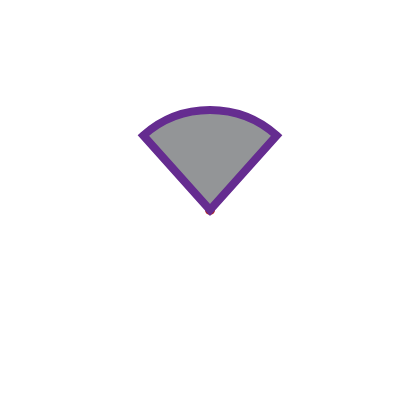

This figure's Vega-Lite source:
### Vega specification from a JSON file in a GitHub repository (floating-point values rounded to 4 significant figures)
{"$schema": "https://vega.github.io/schema/vega/v6.json", "width": 200, "height": 200, "padding": 5, "signals": [{"name": "startAngle", "value": -0.73, "bind": {"input": "range", "min": -6.28, "max": 6.28}}, {"name": "endAngle", "value": 0.73, "bind": {"input": "range", "min": -6.28, "max": 6.28}}, {"name": "padAngle", "value": 0, "bind": {"input": "range", "min": 0, "max": 1.57}}, {"name": "innerRadius", "value": 0, "bind": {"input": "range", "min": 0, "max": 100, "step": 1}}, {"name": "outerRadius", "value": 50, "bind": {"input": "range", "min": 0, "max": 100, "step": 1}}, {"name": "cornerRadius", "value": 0, "bind": {"input": "range", "min": 0, "max": 50, "step": 1}}, {"name": "strokeWidth", "value": 4, "bind": {"input": "range", "min": 0, "max": 10, "step": 0.5}}, {"name": "color", "value": "both", "bind": {"input": "radio", "options": ["fill", "stroke", "both"]}}, {"name": "x", "value": 100}, {"name": "y", "value": 100}], "marks": [{"type": "symbol", "interactive": false, "encode": {"enter": {"fill": {"value": "firebrick"}, "size": {"value": 25}}, "update": {"x": {"signal": "x"}, "y": {"signal": "y"}}}}, {"type": "arc", "encode": {"enter": {"fill": {"value": "#939597"}, "stroke": {"value": "#652c90"}}, "update": {"x": {"signal": "x"}, "y": {"signal": "y"}, "startAngle": {"signal": "startAngle"}, "endAngle": {"signal": "endAngle"}, "innerRadius": {"signal": "innerRadius"}, "outerRadius": {"signal": "outerRadius"}, "cornerRadius": {"signal": "cornerRadius"}, "padAngle": {"signal": "padAngle"}, "strokeWidth": {"signal": "strokeWidth"}, "opacity": {"value": 1}, "fillOpacity": {"signal": "color === 'fill' || color === 'both' ? 1 : 0"}, "strokeOpacity": {"signal": "color === 'stroke' || color === 'both' ? 1 : 0"}}, "hover": {"opacity": {"value": 0.5}}}}]}
